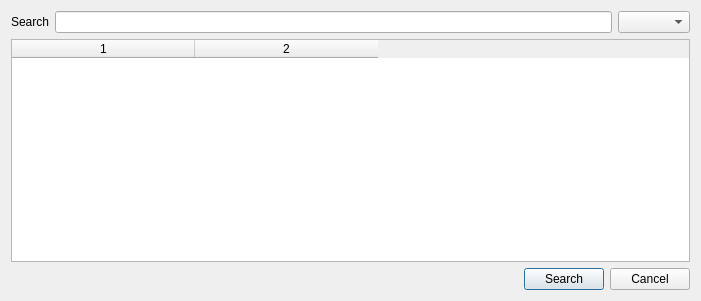
<?xml version="1.0" encoding="UTF-8"?>
<ui version="4.0">
 <class>Search</class>
 <widget class="QDialog" name="Search">
  <property name="geometry">
   <rect>
    <x>0</x>
    <y>0</y>
    <width>701</width>
    <height>301</height>
   </rect>
  </property>
  <property name="sizePolicy">
   <sizepolicy hsizetype="Preferred" vsizetype="Preferred">
    <horstretch>0</horstretch>
    <verstretch>0</verstretch>
   </sizepolicy>
  </property>
  <property name="windowTitle">
   <string>Dialog</string>
  </property>
  <layout class="QGridLayout" name="gridLayout_2">
   <item row="0" column="0">
    <layout class="QHBoxLayout" name="horizontalLayout">
     <property name="topMargin">
      <number>0</number>
     </property>
     <item>
      <widget class="QLabel" name="label">
       <property name="text">
        <string>Search</string>
       </property>
      </widget>
     </item>
     <item>
      <widget class="QLineEdit" name="searchEdit"/>
     </item>
     <item>
      <widget class="QComboBox" name="comboBox">
       <property name="currentText">
        <string/>
       </property>
      </widget>
     </item>
    </layout>
   </item>
   <item row="1" column="0">
    <layout class="QVBoxLayout" name="verticalLayout">
     <item>
      <widget class="QTableWidget" name="tableWidget">
       <property name="sizePolicy">
        <sizepolicy hsizetype="Preferred" vsizetype="Preferred">
         <horstretch>0</horstretch>
         <verstretch>0</verstretch>
        </sizepolicy>
       </property>
       <property name="sortingEnabled">
        <bool>true</bool>
       </property>
       <property name="columnCount">
        <number>2</number>
       </property>
       <attribute name="horizontalHeaderCascadingSectionResizes">
        <bool>false</bool>
       </attribute>
       <attribute name="horizontalHeaderDefaultSectionSize">
        <number>183</number>
       </attribute>
       <column/>
       <column/>
      </widget>
     </item>
    </layout>
   </item>
   <item row="2" column="0">
    <layout class="QHBoxLayout" name="horizontalLayout_2">
     <item>
      <spacer name="horizontalSpacer">
       <property name="orientation">
        <enum>Qt::Horizontal</enum>
       </property>
       <property name="sizeHint" stdset="0">
        <size>
         <width>40</width>
         <height>20</height>
        </size>
       </property>
      </spacer>
     </item>
     <item>
      <widget class="QPushButton" name="searchButton">
       <property name="text">
        <string>Search</string>
       </property>
      </widget>
     </item>
     <item>
      <widget class="QPushButton" name="cancelButton">
       <property name="text">
        <string>Cancel</string>
       </property>
      </widget>
     </item>
    </layout>
   </item>
  </layout>
 </widget>
 <resources/>
 <connections/>
</ui>
